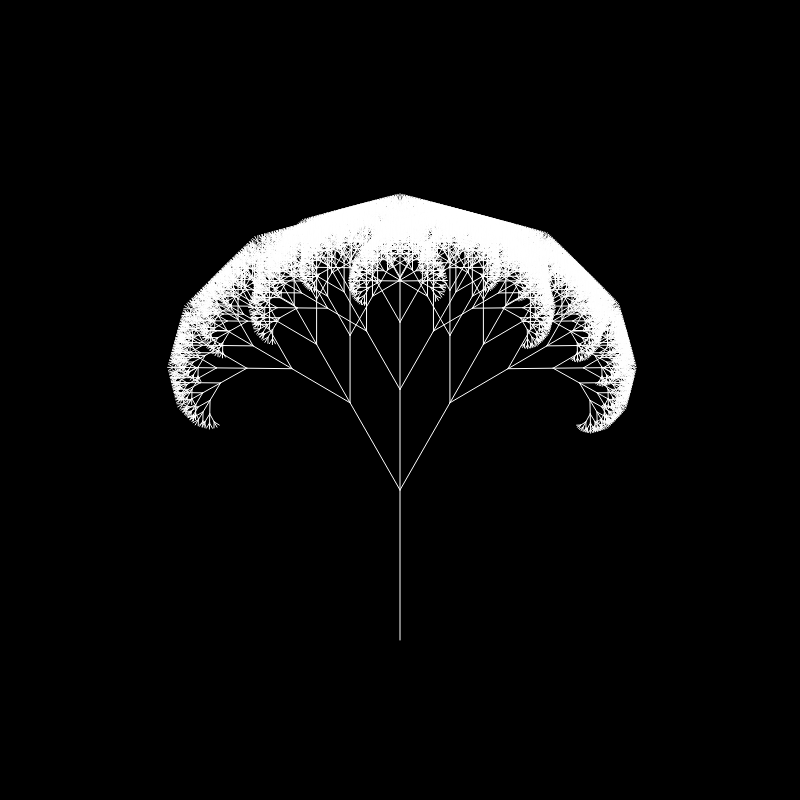
Frame 1 (no input)
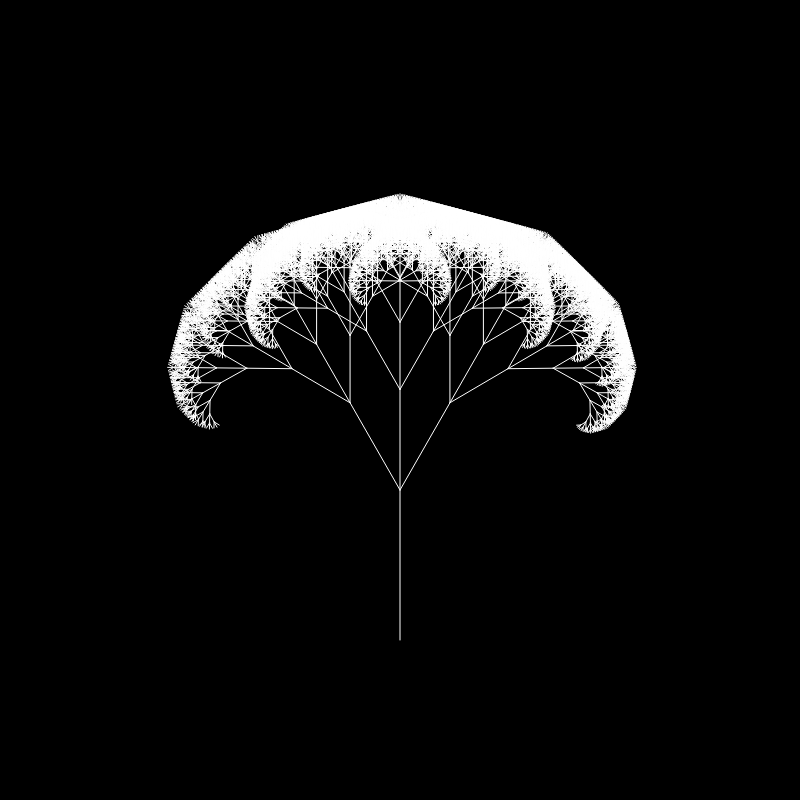
Frame 60 (no input)
Frame 120 (the mouse pressed at the canvas centre since frame 60): identical to frame 60, image omitted

The p5.js sketch that drew these frames (run headless with seeded random() and noise() and a simulated clock; from frame 60 on, the mouse is pressed at the canvas centre):

// p5.js sketch
// ── sketch.js
class Branch {
  constructor(begin, end) {
    this.begin = begin;
    this.end = end;
  }
  
  
  draw() {
    stroke(255);
    line(this.begin.x, this.begin.y, this.end.x, this.end.y);
  }
  
  branch(angle, grow=1) {   
    var dir = p5.Vector.sub(this.end, this.begin);
    dir.rotate(angle);
    dir.mult(grow);
    return new Branch(this.end, p5.Vector.add(this.end, dir));
  }
  
  length() {
    return p5.Vector.sub(this.end, this.begin).mag();
  }
}

var limit;
var angle;
var length;
var growth;
var balA;
var balG;

let tree = [];

function setup() {
  createCanvas(800, 800);

  createSpan('A');
  angle = createSlider(0, HALF_PI, PI/6, 0.01);
  createSpan('Lim');
  limit = createSlider(1, 100, 1, 1);
  createSpan('L');
  length = createSlider(1, 300, 150);
  createSpan('G');
  growth = createSlider(0.1, 2, 2/3.0, 0.01);
  createSpan('BalA');
  balA = createSlider(0, 1, 0.5, 0.01);
  createSpan('BalG');
  balG = createSlider(0, 1, 0.5, 0.01);
  
  
  

}

function draw() {
  background(0);
  
  let begin = createVector(width / 2, height*0.8);
  let end = createVector(width / 2, height*0.8 - length.value());
  
  tree.length = 0;
  tree.push( new Branch(begin, end));
  
  growBranch(1);
  
  
  for (let br of tree) {
      br.draw();
  }
}


function growBranch(n) {
  rb = tree[n-1].branch(angle.value()*balA.value()*2, growth.value()*balG.value()*2);
  cb = tree[n-1].branch(0,growth.value());
  lb = tree[n-1].branch(-angle.value() * (1 - balA.value())*2, growth.value()*(1-balG.value())*2);
  if (rb.length() < limit.value() || rb.length() < limit.value()) {
    return
  }  
  tree.push(rb);
  tree.push(cb);
  tree.push(lb);
  try {
    growBranch( n+1 );
  }
  catch (e) {
    return
  }
  
}
